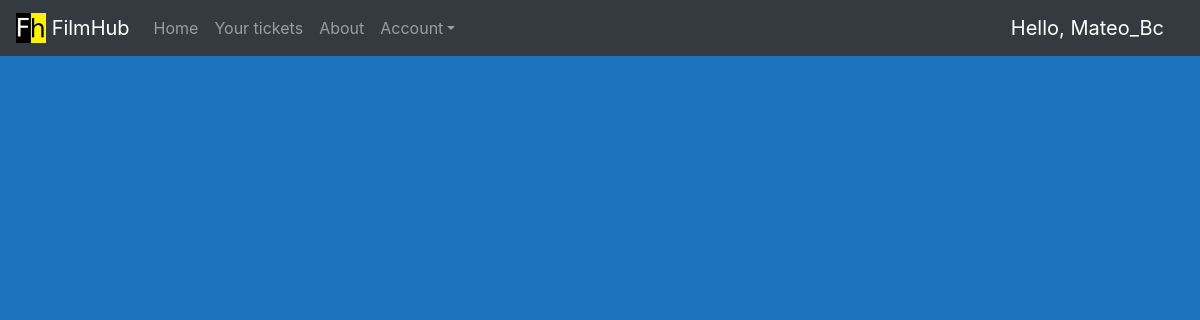
Before: /client/mytickets/ (signed in) with the older database file.
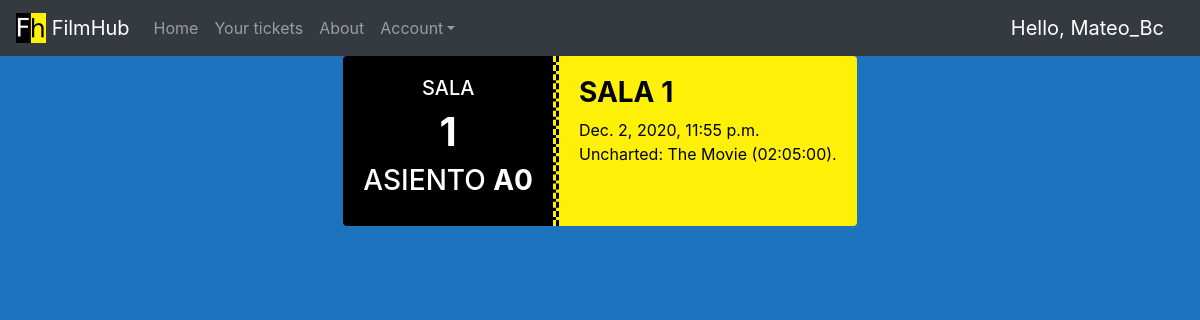
After: the same page with the newer database file.
### FilmHub/models.py (models this page shows, shortened)
class Factura(models.Model):
    boleto = models.ForeignKey(Boleto, on_delete=models.CASCADE)
    combo_comida = models.ForeignKey(Combo_Comida, on_delete=models.CASCADE, null=True, blank=True)
    user = models.ForeignKey(User, on_delete=models.CASCADE, blank=True, null=True)
    precio_final = models.IntegerField(default=0, blank=True, null=True)

class Boleto(models.Model):
    id = models.AutoField(primary_key=True)
    asiento = models.ForeignKey(Asiento, on_delete=models.CASCADE, null=True)
    funcion = models.ForeignKey(Funcion, on_delete=models.CASCADE, null=True)

class Asiento(models.Model):
    id = models.AutoField(primary_key=True)
    fila = models.CharField(max_length=1)
    butaca = models.IntegerField(default=0, blank=True, null=True)
    sala = models.ForeignKey(Sala, on_delete=models.CASCADE, null=True)

class Sala(models.Model):
    id = models.AutoField(primary_key=True)
    numero = models.IntegerField(default=0, blank=True, null=True)

class Funcion(models.Model):
    id = models.AutoField(primary_key=True)
    horario = models.DateTimeField(null=True)
    sala = models.ForeignKey(Sala, on_delete=models.CASCADE, null=True)
    pelicula = models.ForeignKey(Pelicula, on_delete=models.CASCADE, null=True)

class Pelicula(models.Model):
    id = models.AutoField(primary_key=True)
    nombre = models.CharField(max_length=25)
    descripcion = models.CharField(max_length=100)
    portada = models.ImageField(default='default.jpg', upload_to='portadas')
    duracion = models.TimeField(null=True)
    precio_base = models.IntegerField(default=0, blank=True, null=True)
    def __str__(self):
        return str(self.nombre) + " (" + str(self.duracion) + ")."

### FilmHub/views.py (the view)
# urls.py: path('client/mytickets/', views.MyTicketsView, name="my_tickets"),
@login_required(login_url='loginView')
def MyTicketsView(request):
    facturas = Factura.objects.filter(user=request.user)
    now = datetime.datetime.now()
    context= {
        'facturas':facturas
    }
    return render(request, 'FilmHub/my_tickets.html', context)

### FilmHub/templates/FilmHub/my_tickets.html
{% extends 'FilmHub/main.html'%}
{% block content %}
<div class="container h-100">
    <div class="row justify-content-around">
        <div class="col-sm-auto">
                {% for factura in facturas  %}
                <div class="row justify-content-center">
                    <div style="color:white;background-color:black;border-top-right-radius: 0px;border-bottom-right-radius: 0px;border-style: none dashed none none;border-color: #fef107ff;border-width: 3px;" class="card card-body">
                        <div class="col-md-auto">
                            <div class="row justify-content-center">
                                <h5>SALA</h5>
                            </div>
                            <div class="row justify-content-center">
                                <h1><b>{{ factura.boleto.asiento.sala.numero }}</b></h1>
                            </div>
                            <div class="row justify-content-center">
                                <h3>ASIENTO <b>{{ factura.boleto.asiento.fila }}{{ factura.boleto.asiento.butaca }}</b></h3>
                            </div>
                        </div>
                    </div>
                    <div style="color:black;background-color:#fef107ff;border-top-left-radius: 0px;border-bottom-left-radius: 0px;border-style: none none none dashed;border-color: black;border-width: 3px;" class="card card-body">
                        <div class="col-md-auto">
                            <div class="row justify-content-left">
                                <h3><b>SALA {{ factura.boleto.asiento.sala.numero }}</b></h3>
                            </div>
                            <div class="row justify-content-left">
                                {{ factura.boleto.funcion.horario }}
                            </div>
                            <div class="row justify-content-left">
                                {{ factura.boleto.funcion.pelicula }}
                            </div>
                        </div>
                    </div>
                </div>
                {% endfor %}
        </div>
    </div>
</div>
{% endblock %}

### FilmHub/templates/FilmHub/main.html (shortened to what this page needs)
{% load static %}
<!doctype html>
<html lang="en">
  <head>
    <link rel="stylesheet" href="https://stackpath.bootstrapcdn.com/bootstrap/4.3.1/css/bootstrap.min.css">
    <link rel="stylesheet" href="{% static '/css/main.css' %}">
    <link rel="stylesheet" href="https://stackpath.bootstrapcdn.com/bootstrap/4.1.3/css/bootstrap.min.css">
	  <link rel="stylesheet" href="https://use.fontawesome.com/releases/v5.6.1/css/all.css">
  </head>
  <body>
    {% include 'FilmHub/navbar.html' %}
    {% block content%}
    {% endblock %}
  </body>
</html>

### FilmHub/templates/FilmHub/navbar.html (shortened to what this page needs)
{% load static %}
{% url 'homeView' as home_url %}
{% url 'aboutView' as about_url %}
{% url 'my_tickets' as tickets_url %}
<nav class="navbar sticky-top navbar-expand-sm navbar-dark bg-dark">
    <a class="navbar-brand" href="{% url 'homeView' %}">
        <img src="{% static '/img/FilmHub.png' %}" width="30" height="30" class="d-inline-block align-top" alt="logo" loading="lazy">
        FilmHub
    </a>
    <div class="collapse navbar-collapse" id="collapsibleNavId">
        <ul class="navbar-nav mr-auto mt-2 mt-lg-0">
            <li class="nav-item{% if request.path == home_url %} active{%elif  request.path == home_client_url %} active {%endif%}">
                <a class="nav-link" href="{{home_url}}">Home <span class="sr-only">(current)</span></a>
            </li>
            {% if request.user.is_authenticated  %}
            <li class="nav-item {% if request.path == groups_url %} active {%endif%}">
                <a class="nav-link" href="{{tickets_url}}">Your tickets</a>
            </li>
            {% endif %}
            <li class="nav-item {% if request.path == about_url %} active {%endif%}">
                <a class="nav-link" href="{{about_url}}">About</a>
            </li>
            <li class="nav-item dropdown">
                <a class="nav-link dropdown-toggle" href="#" id="dropdownId" data-toggle="dropdown" aria-haspopup="true"
                    aria-expanded="false">Account</a>
            </li>
        </ul>
        {% if request.user.is_authenticated %}
        <span style="color:white;" class="hello-msg">Hello, {{request.user}} </span>
        {% endif %}
    </div>
</nav>

### static/css/main.css (style rules this page uses)
body, html { margin: 0; padding: 0; height: 100%; background: #1e73be !important; }
.hello-msg { font-size: 20px; color: #000000; margin-right: 20px; }

Changed rows visible on the page:
added Factura: boleto.asiento.sala.numero "1", boleto.asiento.fila "A", boleto.asiento.butaca "0", boleto.funcion.horario "Dec. 2, 2020, 11:55 p.m.", boleto.funcion.pelicula "Uncharted: The Movie (02:05:00)."
